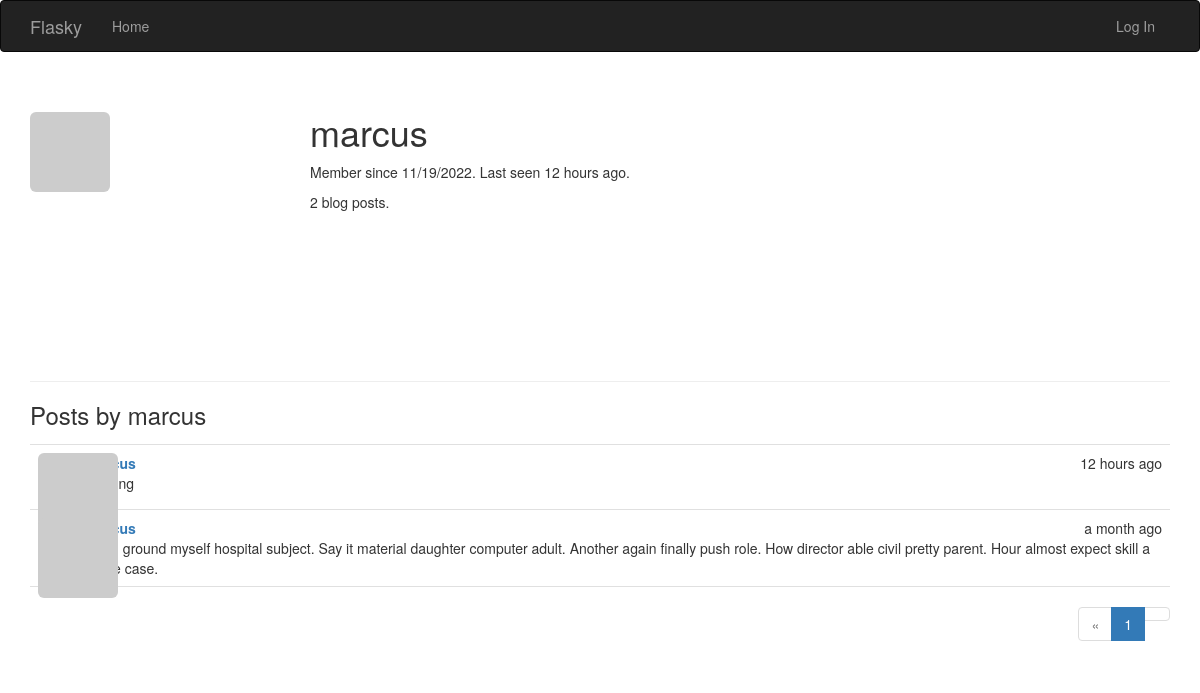
The page /user/marcus on the database as committed earlier.
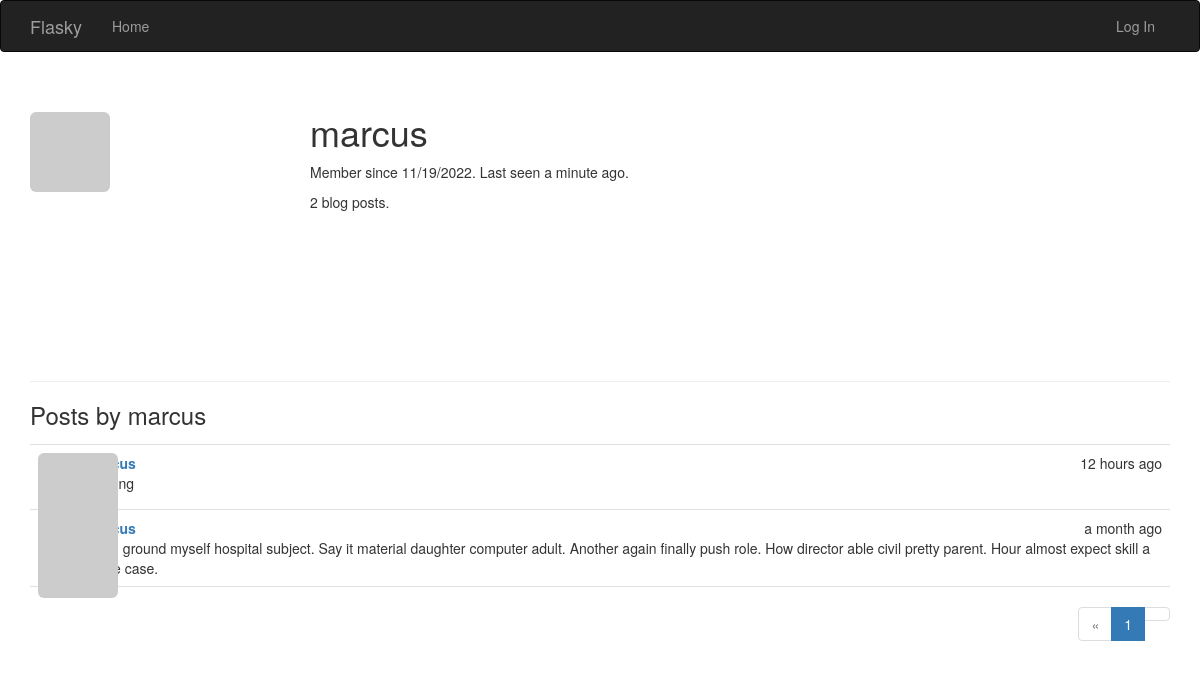
The same page on the database as committed later.
### app/models.py (models this page shows, shortened)
class User(UserMixin, db.Model):
    __tablename__ = 'users'
    id = db.Column(db.Integer, primary_key=True)
    email = db.Column(db.String(64), unique=True, index=True)
    username = db.Column(db.String(64), unique=True, index=True)
    role_id = db.Column(db.Integer, db.ForeignKey('roles.id'))
    password_hash = db.Column(db.String(128))
    confirmed = db.Column(db.Boolean, default=False)
    name = db.Column(db.String(64))
    location = db.Column(db.String(64))
    about_me = db.Column(db.Text())
    member_since = db.Column(db.DateTime(), default=datetime.utcnow)
    last_seen = db.Column(db.DateTime(), default=datetime.utcnow)
    avatar_hash = db.Column(db.String(32))
    posts = db.relationship('Post', backref='author', lazy='dynamic')
    @property
    def password(self):
        raise AttributeError('password is not a readable attribute')
    def gravatar(self, size=100, default='identicon', rating='g'):
        url = 'https://secure.gravatar.com/avatar'
        hash = self.avatar_hash or self.gravatar_hash()
        return '{url}/{hash}?s={size}&d={default}&r={rating}'.format(
            url=url, hash=hash, size=size, default=default, rating=rating)

class Post(db.Model):
    __tablename__ = 'posts'
    id = db.Column(db.Integer, primary_key=True)
    body = db.Column(db.Text)
    timestamp = db.Column(db.DateTime, index=True, default=datetime.utcnow)
    author_id = db.Column(db.Integer, db.ForeignKey('users.id'))

### app/main/views.py (the view)
@main.route('/user/<username>')
def user(username):
    user = User.query.filter_by(username=username).first_or_404()
    page = request.args.get('page', 1, type=int)
    pagination = user.posts.order_by(Post.timestamp.desc()).paginate(page=page,
                                                                     per_page=current_app.config[
                                                                         'FLASKY_POSTS_PER_PAGE'], error_out=False)
    posts = pagination.items
    return render_template('user.html', user=user, posts=posts, pagination=pagination)

### app/auth/views.py (called while the page is built)
@auth.before_app_request
def before_request():
    if current_user.is_authenticated:
        current_user.ping()
        if not current_user.confirmed \
                and request.endpoint \
                and request.blueprint != 'auth' \
                and request.endpoint != 'static':
            return redirect(url_for('auth.unconfirmed'))

### app/main/__init__.py (called while the page is built)
@main.app_context_processor
def inject_permissions():
    return dict(Permission=Permission)

### app/models.py (called while the page is built)
    def is_administrator(self):
        return False

### app/templates/user.html (shortened to what this page needs)
{% extends "base.html" %}
{% import "_macros.html" as macros %}
{% block page_content %}
<div class="page-header">
    <img class="img-rounded profile-thumbnail" src="{{ user.gravatar(size=256) }}">
    <div class="profile-header">
        <h1>{{ user.username }}</h1>
        <p>Member since {{ moment(user.member_since).format('L') }}. Last seen {{ moment(user.last_seen).fromNow() }}.</p>
        <p>{{ user.posts.count() }} blog posts.</p>
    </div>
</div>
<h3>Posts by {{ user.username }}</h3>
{% include '_posts.html' %}
{% if pagination %}
<div class="pagination">
    {{ macros.pagination_widget(pagination, '.user', username=user.username) }}
</div>
{% endif %}
{% endblock %}

### app/templates/base.html (shortened to what this page needs)
{% extends "bootstrap/base.html" %}
{% block head %}
{{ super() }}
<link rel="stylesheet" type="text/css" href="{{ url_for('static', filename='styles.css') }}">
{% endblock %}
{% block navbar %}
<div class="navbar navbar-inverse" role="navigation">
    <div class="container">
        <div class="navbar-header">
            <a class="navbar-brand" href="{{ url_for('main.index') }}">Flasky</a>
        </div>
        <div class="navbar-collapse collapse">
            <ul class="nav navbar-nav">
                <li><a href="{{ url_for('main.index') }}">Home</a></li>
            </ul>
            <ul class="nav navbar-nav navbar-right">
                {% if current_user.is_authenticated %}
                <li class="dropdown">
                    <a href="#" class="dropdown-toggle" data-toggle="dropdown">
                        <img src="{{ current_user.gravatar(size=18) }}">
                        Account<b class="caret"></b>
                    </a>
                    <ul class="dropdown-menu">
                        <li><a href="{{ url_for('auth.change_password') }}">Change Password</a></li>
                        <li><a href="{{ url_for('auth.change_email_request') }}">Change Email</a></li>
                        <li><a href="{{ url_for('auth.logout') }}">Log Out</a></li>
                    </ul>
                </li>
                {% else %}
                <li><a href="{{ url_for('auth.login') }}">Log In</a> </li>
                {% endif %}
            </ul>
        </div>
    </div>
</div>
{% endblock %}
{% block content %}
<div class="container">
    {% block page_content %}{% endblock %}
</div>
{% endblock %}
{% block scripts %}
{{ super() }}
{% endblock %}

### app/templates/_macros.html
{% macro pagination_widget(pagination, endpoint) %}
<ul class="pagination">
    <li {% if not pagination.has_prev %} class="disabled"{% endif %}>
        <a href="{% if  pagination.has_prev %}{{ url_for(endpoint, page=pagination.prev_num, **kwargs) }}{% else %}#{% endif %}">
            &laquo;
        </a>
    </li>
    {% for p in pagination.iter_pages() %}
        {% if p %}
            {% if p == pagination.page %}
            <li class="active">
                <a href="{{ url_for(endpoint, page=p, **kwargs) }}">{{ p }}</a>
            </li>
            {% else %}
            <li>
                <a href="{{ url_for(endpoint, page=p, **kwargs) }}">{{ p }}</a>
            </li>
            {% endif %}
        {% else %}
        <li class="disabled"><a href="#">&hellip;</a> </li>
        {% endif %}
    {% endfor %}
    <li{% if not pagination.has_next %} class="disabled"{% endif %}>
        <a href="{% if pagination.has_next %}"{{ url_for(endpoint, page=pagination.next_num, **kwargs) }}{% else %}#{% endif %}>
            &raquo;
        </a>
    </li>
</ul>
{% endmacro %}

### app/templates/_posts.html
<ul class="posts">
    {% for post in posts %}
    <li class="post">
        <div class="post-thumbnail">
            <a href="{{ url_for('.user', username=post.author.username) }}">
                <img class="img-rounded profile-thumbnail" src="{{ post.author.gravatar(size=40) }}">
            </a>
        </div>
        <div class="post-content">
            <div class="post-date">{{ moment(post.timestamp).fromNow() }}</div>
            <div class="post-author"><a href="{{ url_for('.user', username=post.author.username) }}"> {{ post.author.username}}</a> </div>
            <div class="post-body">{{ post.body }}</div>
        </div>
    </li>
    {% endfor %}
</ul>

### app/static/styles.css (style rules this page uses)
.profile-thumbnail { position: absolute; }
.profile-header { min-height: 260px; margin-left: 280px; }
ul.posts { list-style-type: none; padding: 0px; margin: 16px 0px 0px 0px; border-top: 1px solid #e0e0e0; }
ul.posts li.post { padding: 8px; border-bottom: 1px solid #e0e0e0; }
div.post-date { float: right; }
div.post-author { font-weight: bold; }
div.post-thumbnail { position: absolute; }
div.post-content { margin-left: 48px; min-height: 48px; }
div.pagination { width: 100%; text-align: right; padding: 0px; margin: 0px; }

Rows that differ between the two databases and show on the page:
changed User "marcus": last_seen "12 hours ago" → "a minute ago"
